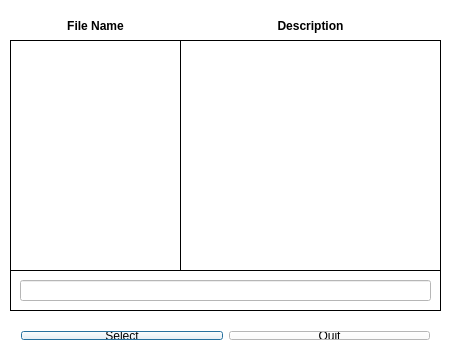
<?xml version="1.0" encoding="UTF-8"?>
<ui version="4.0">
 <class>SelectStaFile</class>
 <widget class="QDialog" name="SelectStaFile">
  <property name="geometry">
   <rect>
    <x>0</x>
    <y>0</y>
    <width>449</width>
    <height>359</height>
   </rect>
  </property>
  <property name="palette">
   <palette>
    <active>
     <colorrole role="WindowText">
      <brush brushstyle="SolidPattern">
       <color alpha="255">
        <red>0</red>
        <green>0</green>
        <blue>0</blue>
       </color>
      </brush>
     </colorrole>
     <colorrole role="Button">
      <brush brushstyle="SolidPattern">
       <color alpha="255">
        <red>255</red>
        <green>255</green>
        <blue>255</blue>
       </color>
      </brush>
     </colorrole>
     <colorrole role="Light">
      <brush brushstyle="SolidPattern">
       <color alpha="255">
        <red>255</red>
        <green>255</green>
        <blue>255</blue>
       </color>
      </brush>
     </colorrole>
     <colorrole role="Midlight">
      <brush brushstyle="SolidPattern">
       <color alpha="255">
        <red>255</red>
        <green>255</green>
        <blue>255</blue>
       </color>
      </brush>
     </colorrole>
     <colorrole role="Dark">
      <brush brushstyle="SolidPattern">
       <color alpha="255">
        <red>127</red>
        <green>127</green>
        <blue>127</blue>
       </color>
      </brush>
     </colorrole>
     <colorrole role="Mid">
      <brush brushstyle="SolidPattern">
       <color alpha="255">
        <red>170</red>
        <green>170</green>
        <blue>170</blue>
       </color>
      </brush>
     </colorrole>
     <colorrole role="Text">
      <brush brushstyle="SolidPattern">
       <color alpha="255">
        <red>0</red>
        <green>0</green>
        <blue>0</blue>
       </color>
      </brush>
     </colorrole>
     <colorrole role="BrightText">
      <brush brushstyle="SolidPattern">
       <color alpha="255">
        <red>255</red>
        <green>255</green>
        <blue>255</blue>
       </color>
      </brush>
     </colorrole>
     <colorrole role="ButtonText">
      <brush brushstyle="SolidPattern">
       <color alpha="255">
        <red>0</red>
        <green>0</green>
        <blue>0</blue>
       </color>
      </brush>
     </colorrole>
     <colorrole role="Base">
      <brush brushstyle="SolidPattern">
       <color alpha="255">
        <red>255</red>
        <green>255</green>
        <blue>255</blue>
       </color>
      </brush>
     </colorrole>
     <colorrole role="Window">
      <brush brushstyle="SolidPattern">
       <color alpha="255">
        <red>255</red>
        <green>255</green>
        <blue>255</blue>
       </color>
      </brush>
     </colorrole>
     <colorrole role="Shadow">
      <brush brushstyle="SolidPattern">
       <color alpha="255">
        <red>0</red>
        <green>0</green>
        <blue>0</blue>
       </color>
      </brush>
     </colorrole>
     <colorrole role="AlternateBase">
      <brush brushstyle="SolidPattern">
       <color alpha="255">
        <red>255</red>
        <green>255</green>
        <blue>255</blue>
       </color>
      </brush>
     </colorrole>
     <colorrole role="ToolTipBase">
      <brush brushstyle="SolidPattern">
       <color alpha="255">
        <red>255</red>
        <green>255</green>
        <blue>220</blue>
       </color>
      </brush>
     </colorrole>
     <colorrole role="ToolTipText">
      <brush brushstyle="SolidPattern">
       <color alpha="255">
        <red>0</red>
        <green>0</green>
        <blue>0</blue>
       </color>
      </brush>
     </colorrole>
    </active>
    <inactive>
     <colorrole role="WindowText">
      <brush brushstyle="SolidPattern">
       <color alpha="255">
        <red>0</red>
        <green>0</green>
        <blue>0</blue>
       </color>
      </brush>
     </colorrole>
     <colorrole role="Button">
      <brush brushstyle="SolidPattern">
       <color alpha="255">
        <red>255</red>
        <green>255</green>
        <blue>255</blue>
       </color>
      </brush>
     </colorrole>
     <colorrole role="Light">
      <brush brushstyle="SolidPattern">
       <color alpha="255">
        <red>255</red>
        <green>255</green>
        <blue>255</blue>
       </color>
      </brush>
     </colorrole>
     <colorrole role="Midlight">
      <brush brushstyle="SolidPattern">
       <color alpha="255">
        <red>255</red>
        <green>255</green>
        <blue>255</blue>
       </color>
      </brush>
     </colorrole>
     <colorrole role="Dark">
      <brush brushstyle="SolidPattern">
       <color alpha="255">
        <red>127</red>
        <green>127</green>
        <blue>127</blue>
       </color>
      </brush>
     </colorrole>
     <colorrole role="Mid">
      <brush brushstyle="SolidPattern">
       <color alpha="255">
        <red>170</red>
        <green>170</green>
        <blue>170</blue>
       </color>
      </brush>
     </colorrole>
     <colorrole role="Text">
      <brush brushstyle="SolidPattern">
       <color alpha="255">
        <red>0</red>
        <green>0</green>
        <blue>0</blue>
       </color>
      </brush>
     </colorrole>
     <colorrole role="BrightText">
      <brush brushstyle="SolidPattern">
       <color alpha="255">
        <red>255</red>
        <green>255</green>
        <blue>255</blue>
       </color>
      </brush>
     </colorrole>
     <colorrole role="ButtonText">
      <brush brushstyle="SolidPattern">
       <color alpha="255">
        <red>0</red>
        <green>0</green>
        <blue>0</blue>
       </color>
      </brush>
     </colorrole>
     <colorrole role="Base">
      <brush brushstyle="SolidPattern">
       <color alpha="255">
        <red>255</red>
        <green>255</green>
        <blue>255</blue>
       </color>
      </brush>
     </colorrole>
     <colorrole role="Window">
      <brush brushstyle="SolidPattern">
       <color alpha="255">
        <red>255</red>
        <green>255</green>
        <blue>255</blue>
       </color>
      </brush>
     </colorrole>
     <colorrole role="Shadow">
      <brush brushstyle="SolidPattern">
       <color alpha="255">
        <red>0</red>
        <green>0</green>
        <blue>0</blue>
       </color>
      </brush>
     </colorrole>
     <colorrole role="AlternateBase">
      <brush brushstyle="SolidPattern">
       <color alpha="255">
        <red>255</red>
        <green>255</green>
        <blue>255</blue>
       </color>
      </brush>
     </colorrole>
     <colorrole role="ToolTipBase">
      <brush brushstyle="SolidPattern">
       <color alpha="255">
        <red>255</red>
        <green>255</green>
        <blue>220</blue>
       </color>
      </brush>
     </colorrole>
     <colorrole role="ToolTipText">
      <brush brushstyle="SolidPattern">
       <color alpha="255">
        <red>0</red>
        <green>0</green>
        <blue>0</blue>
       </color>
      </brush>
     </colorrole>
    </inactive>
    <disabled>
     <colorrole role="WindowText">
      <brush brushstyle="SolidPattern">
       <color alpha="255">
        <red>0</red>
        <green>0</green>
        <blue>0</blue>
       </color>
      </brush>
     </colorrole>
     <colorrole role="Button">
      <brush brushstyle="SolidPattern">
       <color alpha="255">
        <red>255</red>
        <green>255</green>
        <blue>255</blue>
       </color>
      </brush>
     </colorrole>
     <colorrole role="Light">
      <brush brushstyle="SolidPattern">
       <color alpha="255">
        <red>255</red>
        <green>255</green>
        <blue>255</blue>
       </color>
      </brush>
     </colorrole>
     <colorrole role="Midlight">
      <brush brushstyle="SolidPattern">
       <color alpha="255">
        <red>255</red>
        <green>255</green>
        <blue>255</blue>
       </color>
      </brush>
     </colorrole>
     <colorrole role="Dark">
      <brush brushstyle="SolidPattern">
       <color alpha="255">
        <red>127</red>
        <green>127</green>
        <blue>127</blue>
       </color>
      </brush>
     </colorrole>
     <colorrole role="Mid">
      <brush brushstyle="SolidPattern">
       <color alpha="255">
        <red>170</red>
        <green>170</green>
        <blue>170</blue>
       </color>
      </brush>
     </colorrole>
     <colorrole role="Text">
      <brush brushstyle="SolidPattern">
       <color alpha="255">
        <red>0</red>
        <green>0</green>
        <blue>0</blue>
       </color>
      </brush>
     </colorrole>
     <colorrole role="BrightText">
      <brush brushstyle="SolidPattern">
       <color alpha="255">
        <red>255</red>
        <green>255</green>
        <blue>255</blue>
       </color>
      </brush>
     </colorrole>
     <colorrole role="ButtonText">
      <brush brushstyle="SolidPattern">
       <color alpha="255">
        <red>0</red>
        <green>0</green>
        <blue>0</blue>
       </color>
      </brush>
     </colorrole>
     <colorrole role="Base">
      <brush brushstyle="SolidPattern">
       <color alpha="255">
        <red>255</red>
        <green>255</green>
        <blue>255</blue>
       </color>
      </brush>
     </colorrole>
     <colorrole role="Window">
      <brush brushstyle="SolidPattern">
       <color alpha="255">
        <red>255</red>
        <green>255</green>
        <blue>255</blue>
       </color>
      </brush>
     </colorrole>
     <colorrole role="Shadow">
      <brush brushstyle="SolidPattern">
       <color alpha="255">
        <red>0</red>
        <green>0</green>
        <blue>0</blue>
       </color>
      </brush>
     </colorrole>
     <colorrole role="AlternateBase">
      <brush brushstyle="SolidPattern">
       <color alpha="255">
        <red>255</red>
        <green>255</green>
        <blue>255</blue>
       </color>
      </brush>
     </colorrole>
     <colorrole role="ToolTipBase">
      <brush brushstyle="SolidPattern">
       <color alpha="255">
        <red>255</red>
        <green>255</green>
        <blue>220</blue>
       </color>
      </brush>
     </colorrole>
     <colorrole role="ToolTipText">
      <brush brushstyle="SolidPattern">
       <color alpha="255">
        <red>0</red>
        <green>0</green>
        <blue>0</blue>
       </color>
      </brush>
     </colorrole>
    </disabled>
   </palette>
  </property>
  <property name="windowTitle">
   <string>Select a Station File</string>
  </property>
  <widget class="QLineEdit" name="stafileLE">
   <property name="enabled">
    <bool>false</bool>
   </property>
   <property name="geometry">
    <rect>
     <x>20</x>
     <y>280</y>
     <width>411</width>
     <height>21</height>
    </rect>
   </property>
   <property name="text">
    <string/>
   </property>
   <property name="alignment">
    <set>Qt::AlignCenter</set>
   </property>
   <property name="readOnly">
    <bool>true</bool>
   </property>
  </widget>
  <widget class="QLabel" name="LB12">
   <property name="enabled">
    <bool>false</bool>
   </property>
   <property name="geometry">
    <rect>
     <x>10</x>
     <y>270</y>
     <width>431</width>
     <height>41</height>
    </rect>
   </property>
   <property name="frameShape">
    <enum>QFrame::Box</enum>
   </property>
   <property name="frameShadow">
    <enum>QFrame::Plain</enum>
   </property>
   <property name="text">
    <string/>
   </property>
   <property name="alignment">
    <set>Qt::AlignCenter</set>
   </property>
  </widget>
  <widget class="QListWidget" name="listWidget">
   <property name="geometry">
    <rect>
     <x>10</x>
     <y>40</y>
     <width>171</width>
     <height>231</height>
    </rect>
   </property>
   <property name="frameShape">
    <enum>QFrame::Box</enum>
   </property>
   <property name="frameShadow">
    <enum>QFrame::Plain</enum>
   </property>
  </widget>
  <widget class="QListWidget" name="listWidgetDesc">
   <property name="enabled">
    <bool>false</bool>
   </property>
   <property name="geometry">
    <rect>
     <x>180</x>
     <y>40</y>
     <width>261</width>
     <height>231</height>
    </rect>
   </property>
   <property name="frameShape">
    <enum>QFrame::Box</enum>
   </property>
   <property name="frameShadow">
    <enum>QFrame::Plain</enum>
   </property>
  </widget>
  <widget class="QWidget" name="horizontalLayoutWidget">
   <property name="geometry">
    <rect>
     <x>10</x>
     <y>320</y>
     <width>431</width>
     <height>31</height>
    </rect>
   </property>
   <layout class="QHBoxLayout" name="horizontalLayout">
    <item>
     <widget class="QPushButton" name="selectButton">
      <property name="text">
       <string>Select</string>
      </property>
     </widget>
    </item>
    <item>
     <widget class="QPushButton" name="quitButton">
      <property name="text">
       <string>Quit</string>
      </property>
     </widget>
    </item>
   </layout>
  </widget>
  <widget class="QLabel" name="lb1">
   <property name="geometry">
    <rect>
     <x>10</x>
     <y>10</y>
     <width>171</width>
     <height>31</height>
    </rect>
   </property>
   <property name="font">
    <font>
     <weight>75</weight>
     <bold>true</bold>
    </font>
   </property>
   <property name="text">
    <string>File Name</string>
   </property>
   <property name="alignment">
    <set>Qt::AlignCenter</set>
   </property>
  </widget>
  <widget class="QLabel" name="lb2">
   <property name="geometry">
    <rect>
     <x>180</x>
     <y>10</y>
     <width>261</width>
     <height>31</height>
    </rect>
   </property>
   <property name="font">
    <font>
     <weight>75</weight>
     <bold>true</bold>
    </font>
   </property>
   <property name="text">
    <string>Description</string>
   </property>
   <property name="alignment">
    <set>Qt::AlignCenter</set>
   </property>
  </widget>
  <zorder>LB12</zorder>
  <zorder>stafileLE</zorder>
  <zorder>listWidget</zorder>
  <zorder>listWidgetDesc</zorder>
  <zorder>horizontalLayoutWidget</zorder>
  <zorder>lb1</zorder>
  <zorder>lb2</zorder>
 </widget>
 <layoutdefault spacing="6" margin="11"/>
 <tabstops>
  <tabstop>stafileLE</tabstop>
  <tabstop>selectButton</tabstop>
  <tabstop>quitButton</tabstop>
 </tabstops>
 <resources/>
 <connections/>
</ui>
